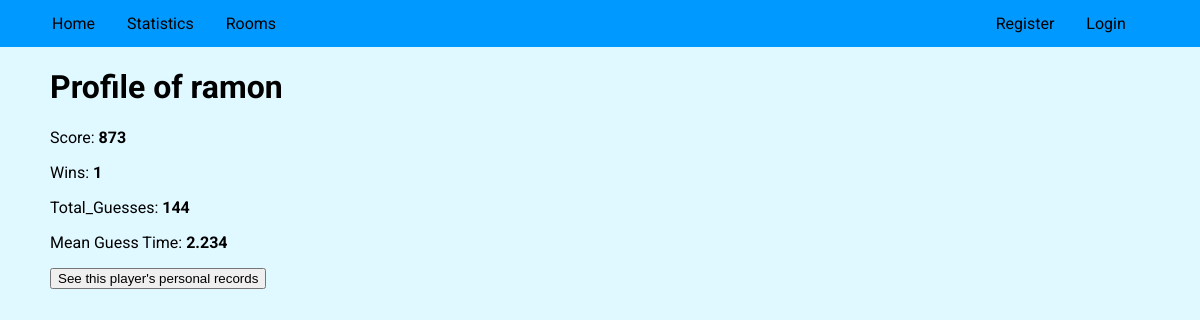
Page /profile/ramon on the committed database.
### tables this page shows
CREATE TABLE users (userID integer PRIMARY KEY, username text, password text, Score integer DEFAULT 0, Time float DEFAULT 0, Guess_Count integer DEFAULT 0, MGT float DEFAULT 0, wins INTEGER DEFAULT 0);

### app.py (the view)
@app.route('/profile/<user>')
def profile(user):
    Database = db.execute("SELECT * FROM users WHERE username = ?", (user,))  # Pass a tuple (user,)
    if Database:  # Checking if Database is not empty
        return render_template("profile.html", Database=Database[0], rooms=all_rooms, username=session.get("username", "guest"))
    else:
        return redirect("/")

### template/profile.html (shortened to what this page needs)
{% extends "layout.html" %}
{% block body %}
<div class = 'temp'>
    <h1>Profile of {{Database.username}}</h1>
    <p>Score: <b>{{Database.Score}}</b></p>
    <p>Wins: <b>{{Database.wins or 0}}</b></p>
    <p>Total_Guesses: <b>{{Database.Guess_Count}}</b></p>
    <p>Mean Guess Time: <b>{{Database.MGT}}</b></p>
    <a href="/records/{{Database.username}}/Billion" class="button-link">
        <button type="button">See this player's personal records</button>
    </a>
</div>
{% endblock %}

### static/styles.css (style rules this page uses)
.temp { padding-left: 50px; }
html { font-size: 100%; box-sizing: border-box; height: 100%; }
*, *::before, *::after { box-sizing: inherit; }
body { margin: 0; padding: 0; background: #e0f8ff; font-family: 'Roboto', sans-serif; min-height: 100%; }
* { box-sizing:border-box }

### rows in the picture
users: username "ramon", Score "873", wins "1", Guess_Count "144", MGT "2.234"
